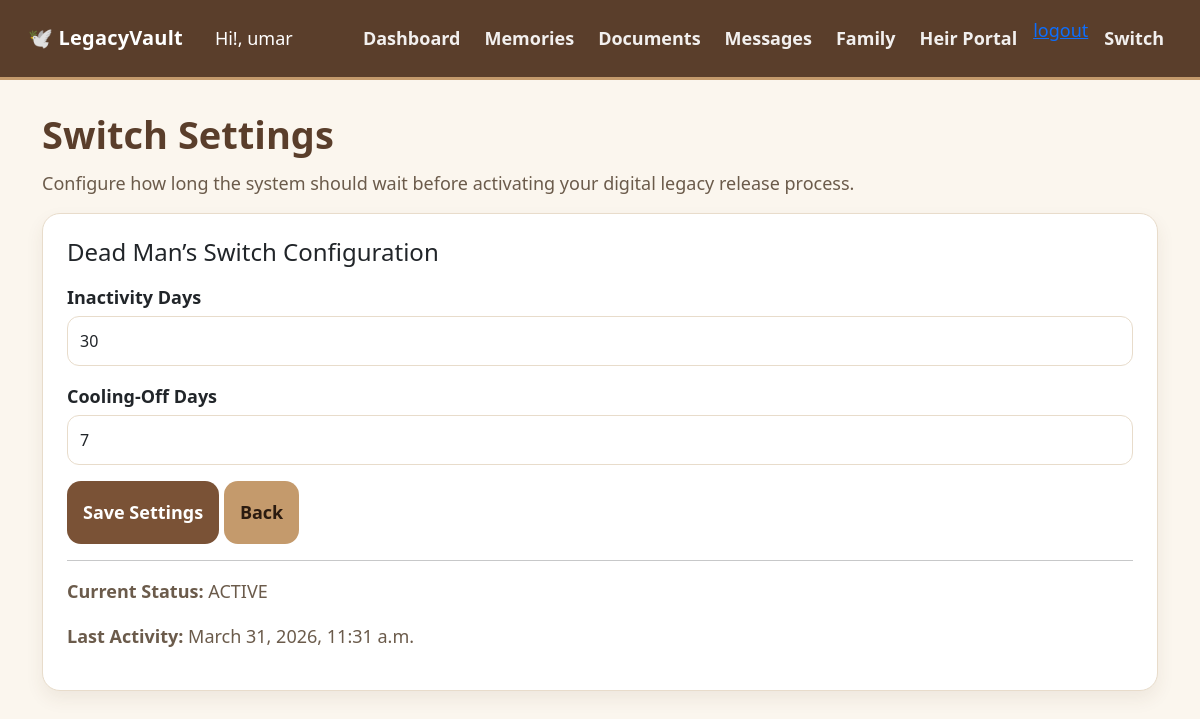
Screenshot of /switch-settings/ (signed in) with the database file from the repository.
### core/models.py (models this page shows, shortened)
class UserSwitchSettings(models.Model):
    STATUS_CHOICES = (
        ("ACTIVE", "Active"),
        ("COOLING_OFF", "Cooling Off"),
        ("RELEASED", "Released"),
    )
    user = models.OneToOneField(User, on_delete=models.CASCADE, related_name="switch")
    inactivity_days = models.PositiveIntegerField(default=30)
    cooling_off_days = models.PositiveIntegerField(default=7)
    status = models.CharField(max_length=20, choices=STATUS_CHOICES, default="ACTIVE")
    last_activity_at = models.DateTimeField(default=timezone.now)
    cooling_started_at = models.DateTimeField(null=True, blank=True)
    released_at = models.DateTimeField(null=True, blank=True)

### core/views.py (the view)
# urls.py: path('switch-settings/', views.switch_settings, name='switch_settings'),
@login_required
def switch_settings(request):
    settings_obj, _ = UserSwitchSettings.objects.get_or_create(user=request.user)
    if request.method == "POST":
        form = UserSwitchSettingsForm(request.POST, instance=settings_obj)
        if form.is_valid():
            form.save()
            messages.success(request, "Switch settings updated successfully.")
            return redirect("switch_settings")
    else:
        form = UserSwitchSettingsForm(instance=settings_obj)
    return render(request, "switch_settings.html", {"form": form, "settings_obj": settings_obj})

### core/forms.py
class UserSwitchSettingsForm(forms.ModelForm):
    class Meta:
        model = UserSwitchSettings
        fields = ['inactivity_days', 'cooling_off_days']
        widgets = {
            'inactivity_days': forms.NumberInput(attrs={
                'class': 'form-control soft-input',
                'min': 1
            }),
            'cooling_off_days': forms.NumberInput(attrs={
                'class': 'form-control soft-input',
                'min': 0
            }),
        }

### templates/switch_settings.html (shortened to what this page needs)
{% extends 'base.html' %}
{% block content %}
<div class="mb-3">
  <div class="page-title">Switch Settings</div>
  <div class="page-subtitle">
    Configure how long the system should wait before activating your digital legacy release process.
  </div>
</div>
<div class="card p-4">
  <h4 class="mb-3">Dead Man’s Switch Configuration</h4>
  <form method="POST">
    <label class="fw-bold mb-1">Inactivity Days</label>
    {{ form.inactivity_days }}
    <label class="fw-bold mb-1">Cooling-Off Days</label>
    {{ form.cooling_off_days }}
    <button class="btn btn-cocoa big-action" type="submit">Save Settings</button>
    <a class="btn btn-warm big-action" href="{% url 'home' %}">Back</a>
  </form>
  <hr>
  <div class="page-subtitle">
    <p><strong>Current Status:</strong> {{ settings_obj.status }}</p>
    <p><strong>Last Activity:</strong> {{ settings_obj.last_activity_at }}</p>
  </div>
</div>
{% endblock %}

### templates/base.html (shortened to what this page needs)
<!DOCTYPE html>
<html lang="en">
<head>
  <link href="https://cdn.jsdelivr.net/npm/bootstrap@5.3.0/dist/css/bootstrap.min.css" rel="stylesheet">
  <link rel="stylesheet" href="https://cdnjs.cloudflare.com/ajax/libs/font-awesome/6.5.0/css/all.min.css">
</head>
<body>
  <nav class="navbar navbar-expand-lg nav-wrap px-3 py-3">
    <div class="container-fluid">
      <a class="navbar-brand text-white brand" href="/">🕊️ LegacyVault</a>
      <span class="text-white ms-3">Hi!, {{ request.user.username }} </span>
      <div class="collapse navbar-collapse" id="navbarsExample">
        <ul class="navbar-nav ms-auto gap-2">
          <li class="nav-item"><a class="nav-link" href="/">Dashboard</a></li>
          <li class="nav-item"><a class="nav-link" href="/memory/">Memories</a></li>
          <li class="nav-item"><a class="nav-link" href="/documents/">Documents</a></li>
          <li class="nav-item"><a class="nav-link" href="/message/">Messages</a></li>
          <li class="nav-item"><a class="nav-link" href="/family/">Family</a></li>
          <li class="nav-item"><a class="nav-link" href="/heir/">Heir Portal</a></li>
          <li class="nav-item"><a href="/accounts/logout/">logout</a></li>
          <a class="nav-link" href="/switch-settings/">Switch</a>
        </ul>
      </div>
    </div>
  </nav>
  <main class="container py-4">
    {% block content %}{% endblock %}
  </main>
</body>
</html>

### templates/base.html (style rules this page uses)
:root { --bg: #FBF6EE; --card: #FFFFFF; --brown: #5A3E2B; --brown-2: #7A5236; --accent: #C49A6C; --muted: #6B5B4B; --border: #E8DCCB; }
body { font-size: 18px; line-height: 1.6; background: var(--bg); color: var(--brown); font-family: system-ui, -apple-system, Segoe UI, Roboto, Arial, sans-serif; }
.nav-wrap { background: var(--brown); border-bottom: 3px solid var(--accent); }
.brand { font-weight: 800; letter-spacing: 0.2px; }
.nav-link { color: #fff !important; opacity: 0.92; font-weight: 600; }
.page-title { font-size: 38px; font-weight: 800; margin-bottom: 4px; }
.page-subtitle { color: var(--muted); font-size: 18px; }
.card { border: 1px solid var(--border); border-radius: 18px; box-shadow: 0 8px 18px rgba(90, 62, 43, 0.08); }
.big-action { padding: 18px 16px; font-size: 18px; border-radius: 14px; font-weight: 700; }
.btn-warm { background: var(--accent); border: none; color: #2B1B10; }
.btn-cocoa { background: var(--brown-2); border: none; color: #fff; }
.soft-input { border-radius: 12px; border: 1px solid var(--border); padding: 12px 12px; }

### rows the page displays
UserSwitchSettings: inactivity_days "30", cooling_off_days "7", status "ACTIVE", last_activity_at "March 31, 2026, 11:31 a.m."

### other values shown
{{ request.user.username }} "umar"
